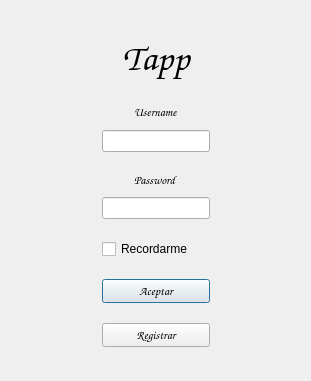
<?xml version="1.0" encoding="UTF-8"?>
<ui version="4.0">
 <class>Dialog</class>
 <widget class="QDialog" name="Dialog">
  <property name="geometry">
   <rect>
    <x>0</x>
    <y>0</y>
    <width>311</width>
    <height>381</height>
   </rect>
  </property>
  <property name="windowTitle">
   <string>Dialog</string>
  </property>
  <widget class="QWidget" name="gridLayoutWidget">
   <property name="geometry">
    <rect>
     <x>0</x>
     <y>0</y>
     <width>311</width>
     <height>381</height>
    </rect>
   </property>
   <layout class="QGridLayout" name="gridLayout">
    <property name="spacing">
     <number>0</number>
    </property>
    <item row="23" column="1">
     <spacer name="verticalSpacer">
      <property name="orientation">
       <enum>Qt::Orientation::Vertical</enum>
      </property>
      <property name="sizeHint" stdset="0">
       <size>
        <width>20</width>
        <height>40</height>
       </size>
      </property>
     </spacer>
    </item>
    <item row="14" column="1">
     <widget class="QLineEdit" name="passwordEdit">
      <property name="echoMode">
       <enum>QLineEdit::EchoMode::Password</enum>
      </property>
     </widget>
    </item>
    <item row="17" column="1">
     <spacer name="horizontalSpacer_6">
      <property name="orientation">
       <enum>Qt::Orientation::Horizontal</enum>
      </property>
      <property name="sizeHint" stdset="0">
       <size>
        <width>40</width>
        <height>20</height>
       </size>
      </property>
     </spacer>
    </item>
    <item row="15" column="1">
     <spacer name="horizontalSpacer_4">
      <property name="orientation">
       <enum>Qt::Orientation::Horizontal</enum>
      </property>
      <property name="sizeHint" stdset="0">
       <size>
        <width>40</width>
        <height>20</height>
       </size>
      </property>
     </spacer>
    </item>
    <item row="11" column="1">
     <spacer name="horizontalSpacer_3">
      <property name="orientation">
       <enum>Qt::Orientation::Horizontal</enum>
      </property>
      <property name="sizeHint" stdset="0">
       <size>
        <width>40</width>
        <height>20</height>
       </size>
      </property>
     </spacer>
    </item>
    <item row="0" column="1">
     <spacer name="verticalSpacer_2">
      <property name="orientation">
       <enum>Qt::Orientation::Vertical</enum>
      </property>
      <property name="sizeHint" stdset="0">
       <size>
        <width>20</width>
        <height>40</height>
       </size>
      </property>
     </spacer>
    </item>
    <item row="13" column="1">
     <spacer name="verticalSpacer_3">
      <property name="orientation">
       <enum>Qt::Orientation::Vertical</enum>
      </property>
      <property name="sizeHint" stdset="0">
       <size>
        <width>20</width>
        <height>15</height>
       </size>
      </property>
     </spacer>
    </item>
    <item row="1" column="1">
     <widget class="QLabel" name="tappLabel">
      <property name="font">
       <font>
        <family>Comic Sans MS</family>
        <pointsize>28</pointsize>
        <bold>false</bold>
       </font>
      </property>
      <property name="text">
       <string>Tapp</string>
      </property>
      <property name="textFormat">
       <enum>Qt::TextFormat::AutoText</enum>
      </property>
      <property name="alignment">
       <set>Qt::AlignmentFlag::AlignCenter</set>
      </property>
     </widget>
    </item>
    <item row="10" column="1">
     <widget class="QLineEdit" name="usernameEdit">
      <property name="inputMask">
       <string/>
      </property>
     </widget>
    </item>
    <item row="2" column="1">
     <spacer name="horizontalSpacer_5">
      <property name="orientation">
       <enum>Qt::Orientation::Horizontal</enum>
      </property>
      <property name="sizeHint" stdset="0">
       <size>
        <width>40</width>
        <height>20</height>
       </size>
      </property>
     </spacer>
    </item>
    <item row="12" column="1" alignment="Qt::AlignmentFlag::AlignHCenter">
     <widget class="QLabel" name="passwordLabel">
      <property name="font">
       <font>
        <family>Comic Sans MS</family>
       </font>
      </property>
      <property name="text">
       <string>Password</string>
      </property>
     </widget>
    </item>
    <item row="16" column="1">
     <widget class="QCheckBox" name="remember_check">
      <property name="text">
       <string>Recordarme</string>
      </property>
     </widget>
    </item>
    <item row="10" column="2">
     <spacer name="horizontalSpacer_2">
      <property name="orientation">
       <enum>Qt::Orientation::Horizontal</enum>
      </property>
      <property name="sizeHint" stdset="0">
       <size>
        <width>40</width>
        <height>20</height>
       </size>
      </property>
     </spacer>
    </item>
    <item row="19" column="1">
     <widget class="QPushButton" name="loginButton">
      <property name="font">
       <font>
        <family>Comic Sans MS</family>
       </font>
      </property>
      <property name="text">
       <string>Aceptar</string>
      </property>
     </widget>
    </item>
    <item row="3" column="0">
     <spacer name="horizontalSpacer">
      <property name="orientation">
       <enum>Qt::Orientation::Horizontal</enum>
      </property>
      <property name="sizeHint" stdset="0">
       <size>
        <width>40</width>
        <height>20</height>
       </size>
      </property>
     </spacer>
    </item>
    <item row="3" column="1">
     <layout class="QHBoxLayout" name="horizontalLayout_3">
      <item alignment="Qt::AlignmentFlag::AlignHCenter">
       <widget class="QLabel" name="usernameLabel">
        <property name="font">
         <font>
          <family>Comic Sans MS</family>
         </font>
        </property>
        <property name="text">
         <string>Username</string>
        </property>
       </widget>
      </item>
     </layout>
    </item>
    <item row="9" column="1">
     <spacer name="verticalSpacer_4">
      <property name="orientation">
       <enum>Qt::Orientation::Vertical</enum>
      </property>
      <property name="sizeHint" stdset="0">
       <size>
        <width>20</width>
        <height>15</height>
       </size>
      </property>
     </spacer>
    </item>
    <item row="22" column="1">
     <widget class="QPushButton" name="register_button">
      <property name="font">
       <font>
        <family>Comic Sans MS</family>
       </font>
      </property>
      <property name="text">
       <string>Registrar</string>
      </property>
     </widget>
    </item>
    <item row="20" column="1">
     <spacer name="horizontalSpacer_7">
      <property name="orientation">
       <enum>Qt::Orientation::Horizontal</enum>
      </property>
      <property name="sizeHint" stdset="0">
       <size>
        <width>40</width>
        <height>20</height>
       </size>
      </property>
     </spacer>
    </item>
   </layout>
  </widget>
 </widget>
 <resources/>
 <connections/>
</ui>
